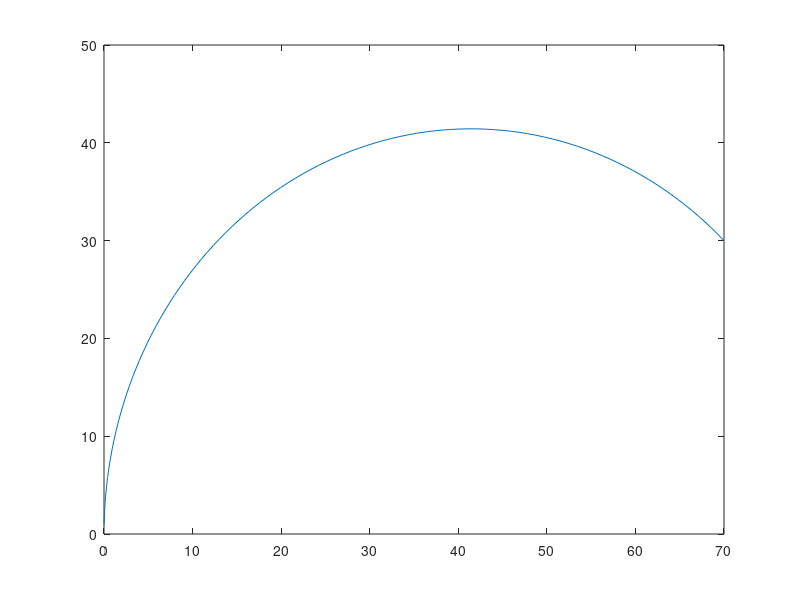

The MATLAB source for this figure:
% Connecting the Bluetooth:
% com = '8';
% P = ['\\.\COM', com];
% comport = P; % the actual COM port
% % to use varies.
% result = EPOCommunications('open',comport);

% Variables:
x_field = 480;
y_field = 480;

L = 42;

% Starting points:
x0 = 0;
y0 = 0;

% End points:
x1 = 70;
y1 = 30;

x = x1-x0;
y = y1-y0;

epsilon = 20; % this is the range in which we want to end up (radius around the endpoint that is close enough)

theta = atan(x/y); % this is the angle of the tiangle from the starting point to the endpoint
theta_degree = theta*180/pi;

R = sqrt(x^2+y^2)/(2*sin(theta)); % this is the Radius of the circle on which the car rides

x_NullPoint = x0+R; % these are the centrepoint of the radius
y_NullPoint = y0; % same as above

i_max = 100;
% Calculate the position (x,y) & angle of the Car at given point on the
% trajectory:
for i = 1:i_max
    x_trajectory(i) = x_NullPoint - R*cos(i*2*theta/i_max);
    y_trajectory(i) = R*sin(i*2*theta/i_max);
    Angle_trajectory(i) = asin(y_trajectory(i)/R);
end;
    
plot(x_trajectory, y_trajectory)

%x_in = input(localisation);
%y_in = input(localisation);

% Calculations:
alpha = atan(2*L*sin(2*atan(y/x))/(sqrt(x^2+y^2)));
alpha_degree = alpha*180/pi;

% The angle of the car at the final position ( ==
% Angle_trjectorty(i_max)):
Car_angle = 2*theta;
Car_angle_degree = Car_angle*180/pi;

D = 150-(1.35*alpha);

% Returning the value to the Car:
direction = ['D', int2str(D)];

% Drive:
% EPOCommunications('transmit', direction);   % direction
% EPOCommunications('transmit','M156');   % speed

% Depending on the real position to the intended breaking position (& the
% allowed error epsilon)
% if ((x_in-x1)^2+(y_in-y1)^2 <= epsilon^2)
%     EPOCommunications('transmit', 150);   % direction
%     EPOCommunications('transmit','M150');   % speed
% end;

%pause(3);

%EPOCommunications('transmit', direction);   % direction
%EPOCommunications('transmit','M150');   % speed

% Closing the connection:
% status = EPOCommunications('close',comport);